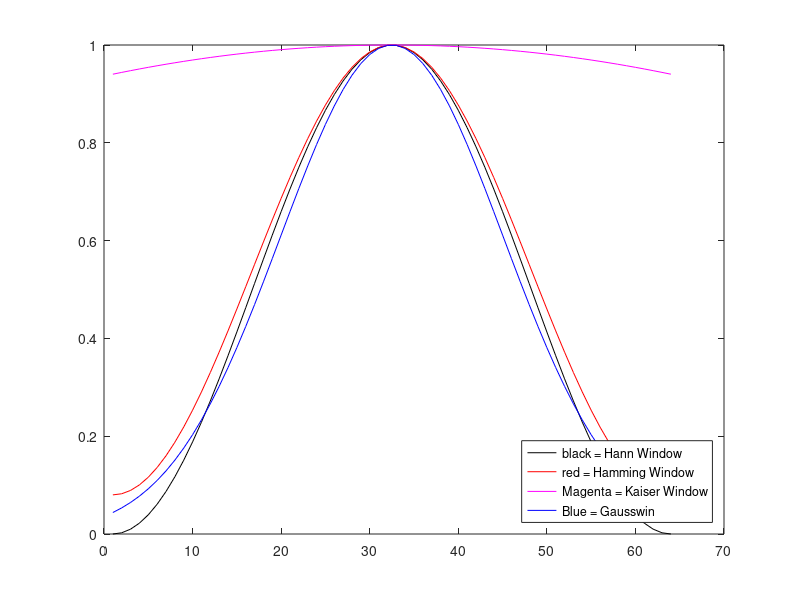

This chart was generated by the following MATLAB code:
w = hann(64)
w1 = hamming(64)
w2 = kaiser(64)
w3 = gausswin(64)

plot(w,'-k')
hold on
plot(w1,'-r')
plot(w2,'-m')

plot(w3,'-b')    
legend({'black = Hann Window','red = Hamming Window','Magenta = Kaiser Window','Blue = Gausswin'},'Location','southeast')
hold off